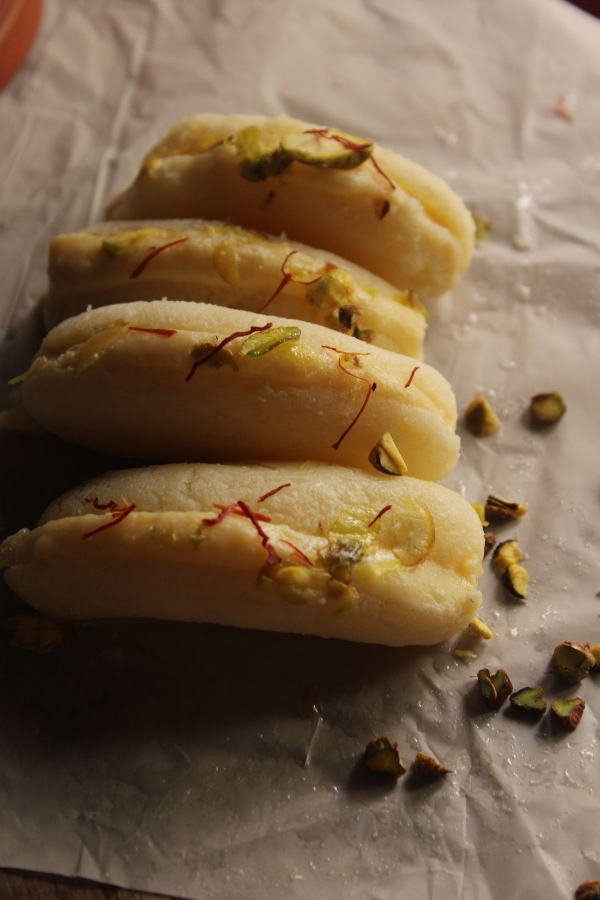
#> input picture kaju-roll-source.jpg, 1200 x 1800 px (shown at 1/2 size)
$ python convert_kaju_roll.py
#> lines starting #> are read from the running program, lines starting #| are printed output that depends on the picture
from PIL import Image
im = Image.open('kaju-roll-source.jpg').convert('RGB')
#> im is the input picture: PIL image 1200x1800 RGB; mean R, G, B 121.4, 97.8, 71.9
im.thumbnail((1200, 1200), Image.Resampling.LANCZOS)
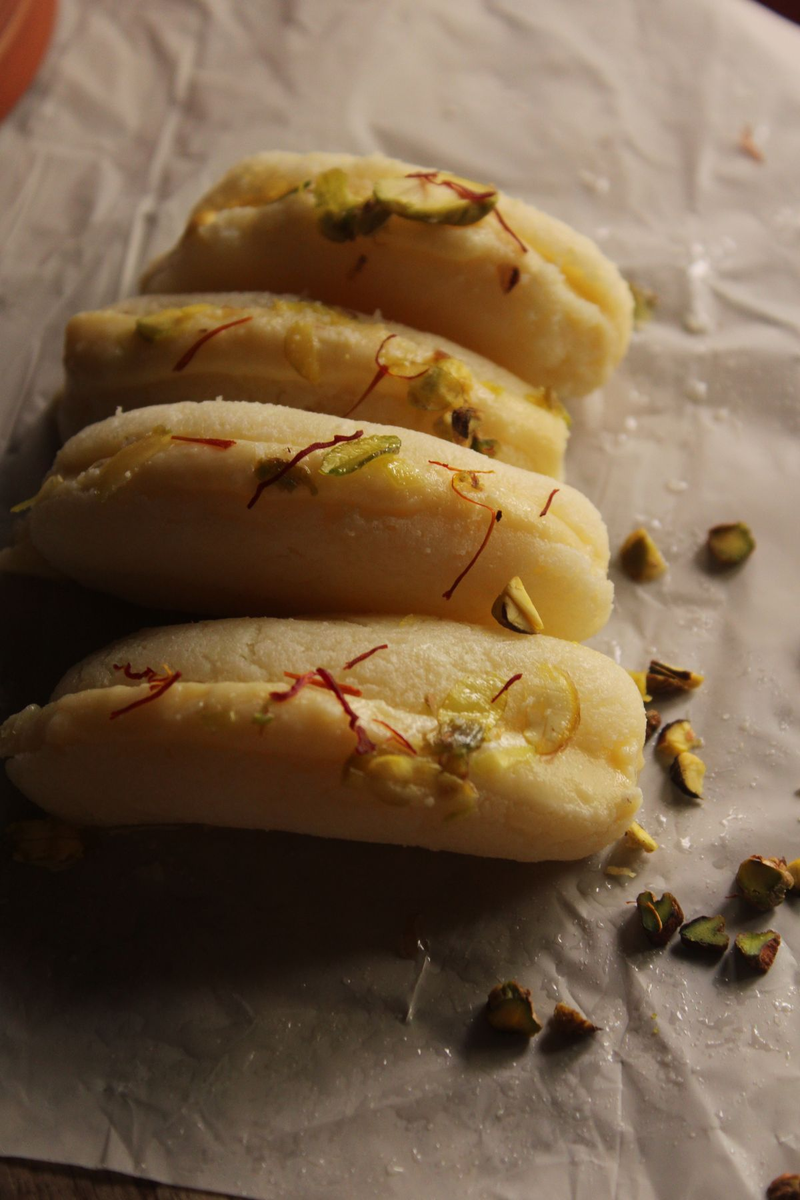
#> im: PIL image 800x1200 RGB; mean R, G, B 121.4, 97.8, 71.9
im.save('images/items/food/retail-sweet-kaju-rolls.webp', 'WEBP', quality=84, method=6)
print(im.size)
#| (800, 1200)
